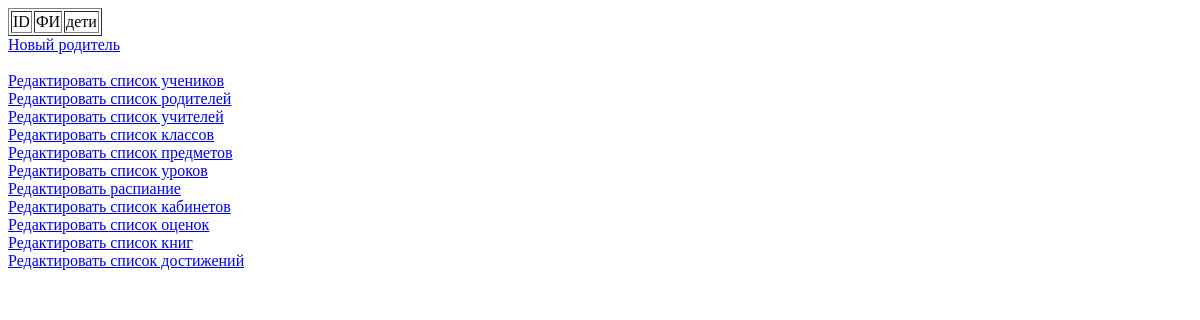
Before: /admin_panel/parents with the older database file.
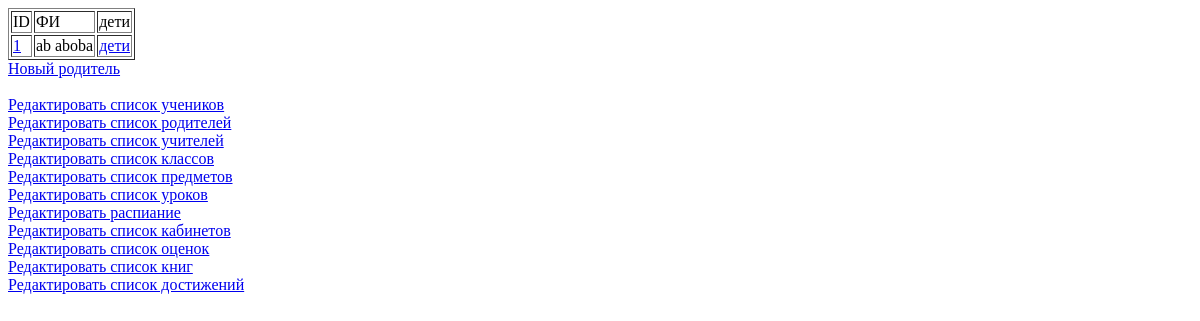
After: the same page with the newer database file.
### app/models.py (models this page shows, shortened)
class Mother(db.Model):
    id = sqlalchemy.Column(sqlalchemy.Integer, primary_key=True, autoincrement=True)
    user_id = sqlalchemy.Column(sqlalchemy.Integer, sqlalchemy.ForeignKey("user.id"))
    kids = db.relationship('Student', backref='mother', lazy='dynamic')

class User(db.Model, UserMixin):
    id = sqlalchemy.Column(sqlalchemy.Integer, primary_key=True, autoincrement=True)
    authorization_code = sqlalchemy.Column(sqlalchemy.Integer, unique=True, nullable=False)
    name = sqlalchemy.Column(sqlalchemy.String(32), nullable=False)
    surname = sqlalchemy.Column(sqlalchemy.String(32), nullable=False)
    password = sqlalchemy.Column(sqlalchemy.String(102), nullable=False)
    email = sqlalchemy.Column(sqlalchemy.String(255), unique=True)
    type = sqlalchemy.Column(sqlalchemy.Integer, nullable=False)
    students = db.relationship('Student', backref='student_user_data', lazy='dynamic')
    mothers = db.relationship('Mother', backref='mother_user_data', lazy='dynamic')
    fathers = db.relationship('Father', backref='father_user_data', lazy='dynamic')
    teachers = db.relationship('Teacher', backref='teacher_user_data', lazy='dynamic')
    admins = db.relationship('Admin', backref='admin_user_data', lazy='dynamic')

### app/admin_panel.py (the view)
@application.route("/admin_panel/parents")
def admin_panel_parents():
    return render_template("admin/parents.html", mothers=models.Mother.query.all(), fathers=models.Father.query.all())

### app/templates/admin/parents.html (shortened to what this page needs)
{% extends "/admin/base.html" %}
{% block main %}
    <table border="1">
        <tr>
            <td>ID</td>
            <td>ФИ</td>
            <td>дети</td>
        </tr>
        {% for mother in mothers %}
        <tr>
            <td>
                <a href="{{ url_for('admin_panel_parents', id=mother.id) }}">{{ mother.id }}</a>
            </td>
            <td>{{ mother.mother_user_data.surname }} {{ mother.mother_user_data.name }}</td>
            <td>
                <a href="{{ url_for('admin_panel_students', filter=mother.id) }}">дети</a>
            </td>
        </tr>
        {% endfor %}
    </table>
    <div>
        <a href="{{ url_for('admin_panel_parents_new') }}">Новый родитель</a>
    </div>
{% endblock %}

Changed rows visible on the page:
added Mother: id "1", mother_user_data.surname "ab", mother_user_data.name "aboba"
